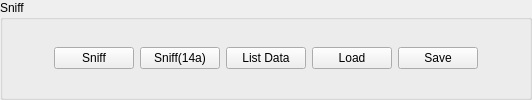
                            <widget class="QGroupBox" name="MF_sniffGroupBox">
                              <property name="title">
                                <string>Sniff</string>
                              </property>
                              <layout class="QHBoxLayout" name="horizontalLayout_4">
                                <property name="topMargin">
                                  <number>5</number>
                                </property>
                                <property name="bottomMargin">
                                  <number>5</number>
                                </property>
                                <item>
                                  <spacer name="horizontalSpacer_7">
                                    <property name="orientation">
                                      <enum>Qt::Horizontal</enum>
                                    </property>
                                    <property name="sizeHint" stdset="0">
                                      <size>
                                        <width>40</width>
                                        <height>20</height>
                                      </size>
                                    </property>
                                  </spacer>
                                </item>
                                <item>
                                  <widget class="QPushButton" name="MF_Sniff_sniffButton">
                                    <property name="minimumSize">
                                      <size>
                                        <width>0</width>
                                        <height>0</height>
                                      </size>
                                    </property>
                                    <property name="text">
                                      <string>Sniff</string>
                                    </property>
                                  </widget>
                                </item>
                                <item>
                                  <widget class="QPushButton" name="MF_14aSniff_snoopButton">
                                    <property name="minimumSize">
                                      <size>
                                        <width>0</width>
                                        <height>0</height>
                                      </size>
                                    </property>
                                    <property name="text">
                                      <string>Sniff(14a)</string>
                                    </property>
                                  </widget>
                                </item>
                                <item>
                                  <widget class="QPushButton" name="MF_Sniff_listButton">
                                    <property name="minimumSize">
                                      <size>
                                        <width>0</width>
                                        <height>0</height>
                                      </size>
                                    </property>
                                    <property name="text">
                                      <string>List Data</string>
                                    </property>
                                  </widget>
                                </item>
                                <item>
                                  <widget class="QPushButton" name="MF_Sniff_loadButton">
                                    <property name="minimumSize">
                                      <size>
                                        <width>0</width>
                                        <height>0</height>
                                      </size>
                                    </property>
                                    <property name="text">
                                      <string>Load</string>
                                    </property>
                                  </widget>
                                </item>
                                <item>
                                  <widget class="QPushButton" name="MF_Sniff_saveButton">
                                    <property name="minimumSize">
                                      <size>
                                        <width>0</width>
                                        <height>0</height>
                                      </size>
                                    </property>
                                    <property name="text">
                                      <string>Save</string>
                                    </property>
                                  </widget>
                                </item>
                                <item>
                                  <spacer name="horizontalSpacer_4">
                                    <property name="orientation">
                                      <enum>Qt::Horizontal</enum>
                                    </property>
                                    <property name="sizeHint" stdset="0">
                                      <size>
                                        <width>40</width>
                                        <height>20</height>
                                      </size>
                                    </property>
                                  </spacer>
                                </item>
                              </layout>
                            </widget>
